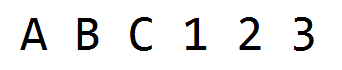
#> input picture test1.png, 342 x 70 px
$ python test.py
#> lines starting #> are read from the running program, lines starting #| are printed output that depends on the picture; after the words box and inside, x2 and y2 are one past the last pixel; in counts of white or black regions, pixels touching at a corner belong together
# -*- coding: utf-8 -*-
"""
Created on Wed May 15 14:27:41 2019

@author: Sanket Patole
"""

import cv2
import numpy as np
import random as rng
import os, sys
import tensorflow as tf

#read test image
im=cv2.imread("test1.png")
#> im is the input picture: shape (70, 342, 3); mean B, G, R 236.6, 236.6, 236.6
imgray = cv2.cvtColor(im, cv2.COLOR_BGR2GRAY)
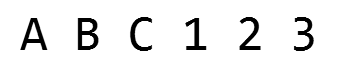
#> imgray: shape (70, 342); min 0, max 255, mean 236.6
ret, thresh = cv2.threshold(imgray,200 , 255, 0)
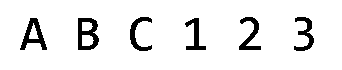
#> thresh: shape (70, 342); 92.3% white; 6 black regions
contours, hierarchy = cv2.findContours(thresh, cv2.RETR_TREE, cv2.CHAIN_APPROX_SIMPLE)
#> contours = 10 contours; largest, box (x1, y1, x2, y2) and area: (0, 0, 342, 70) 23529, (77, 17, 100, 51) 640, (19, 17, 48, 51) 492, (238, 16, 262, 51) 356, (293, 16, 315, 52) 344
contour_draw=cv2.drawContours(im, contours, -1, (0,0,0), 1)
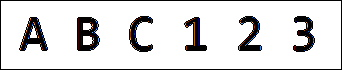
#> contour_draw: shape (70, 342, 3); mean B, G, R 219.8, 219.5, 219.9
#cv2.imshow("img",contour_draw)
count=0
crop_list=[]
for c in contours:
    count+=1
    #ignore first contour which is the frame of image
    if count>1:
        # get the bounding rect
        x, y, w, h = cv2.boundingRect(c)
        # draw a rectangle to visualize the bounding rect

        bounded_img=cv2.rectangle(imgray, (x, y), (x+w, y+h), (0, 255, 0), 2)
        crop_image=cv2.resize(im[y:y+h, x:x+w],(30,30),interpolation=cv2.INTER_AREA)

        _,convert=cv2.imencode('.png', crop_image)
        byte_image=convert.tobytes()


        os.environ['TF_CPP_MIN_LOG_LEVEL'] = '2'


    # Read image_data in bytes
        image_data = byte_image

        # Loads label file, strips off carriage return
        label_lines = [line.rstrip() for line
#> (the run stopped early here; a loop or call above may not have finished)
